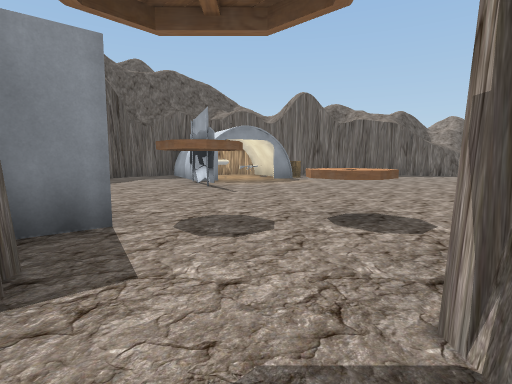
[1] (above)

16 first-person views from a walk through a 3-D level made in the Unity game engine. The camera is 1.2 m above the floor, tilts 6° down and sees 80° across. The floor is counted in squares, 2 m on a side. Each view is taken from the middle of a square. On the plan, view 1 faces up. The plan holds only what a view shows up to about 9 squares ahead; the rest is blank. The player is left out. Some animated figures are not drawn. Door leaves are left out, so doorways stand open. Some surface patterns are stand-ins.

[2]
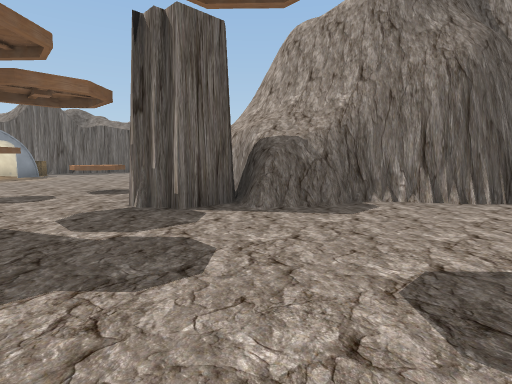

[3]
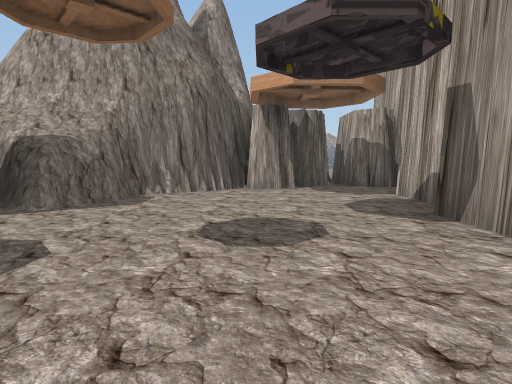

[4]
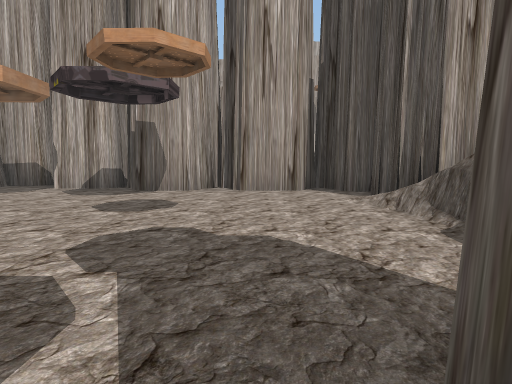

[5]
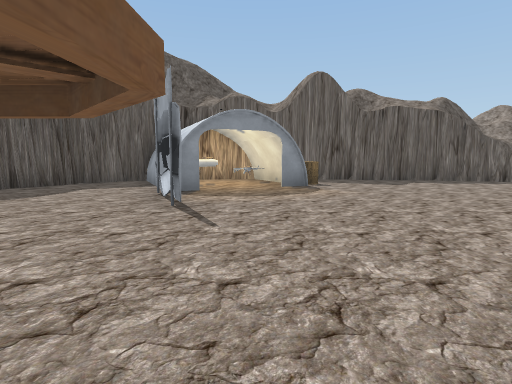

[6]
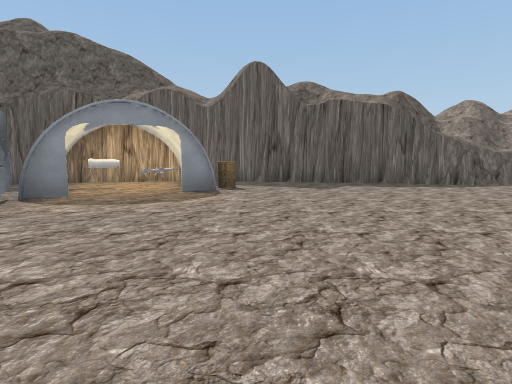

[7]
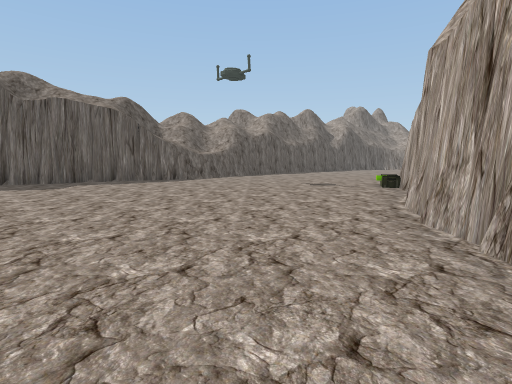

[8]
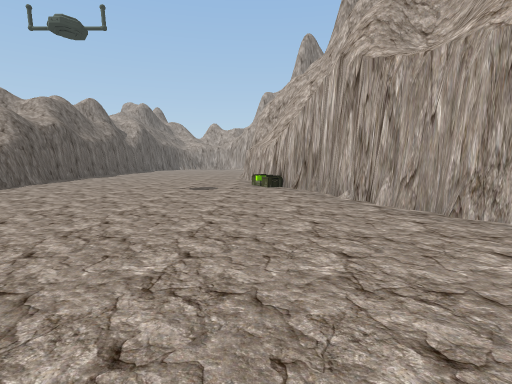

[9]
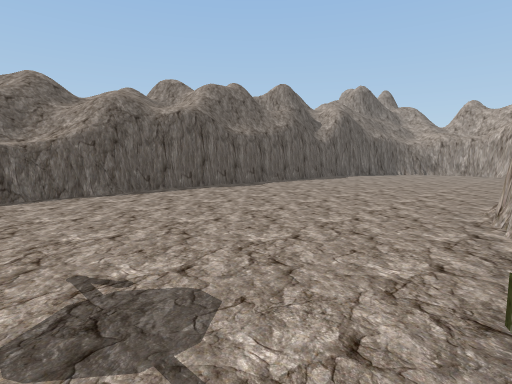

[10]
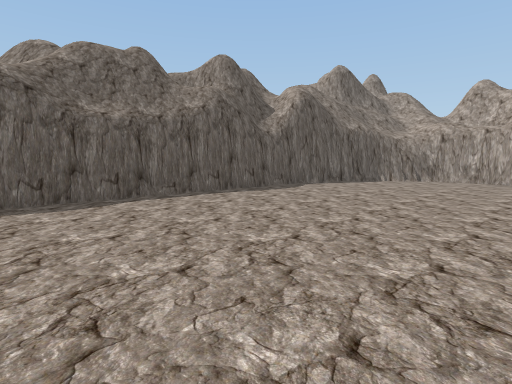

[11]
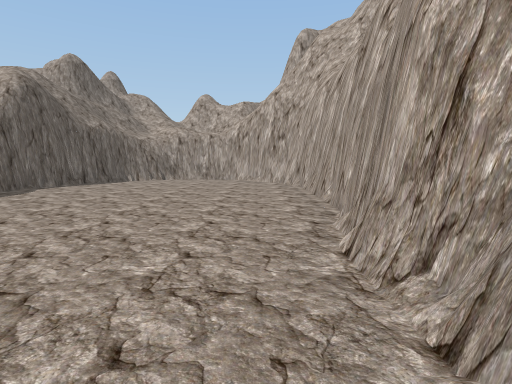

[12]
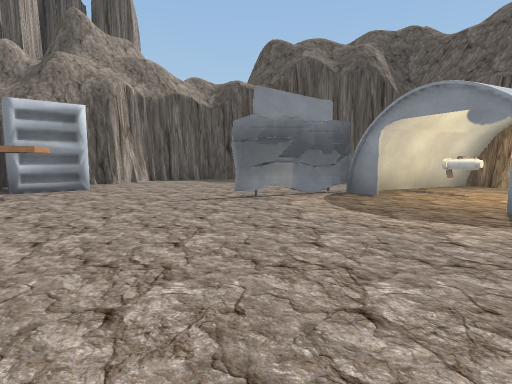

[13]
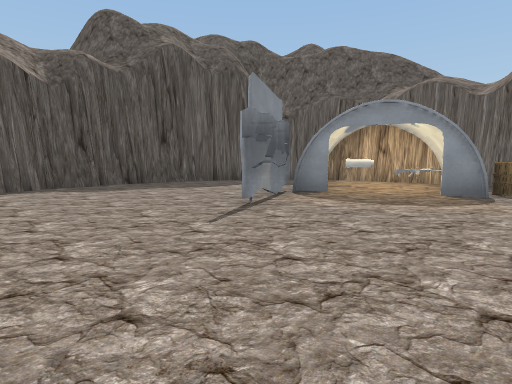

[14]
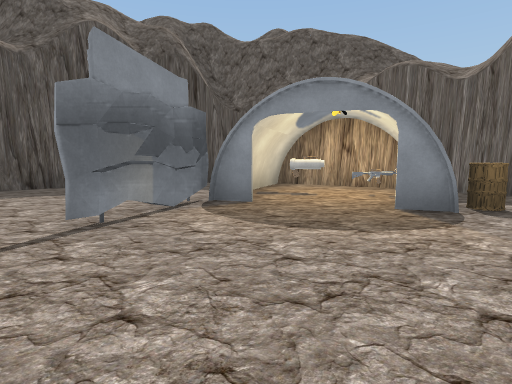

[15]
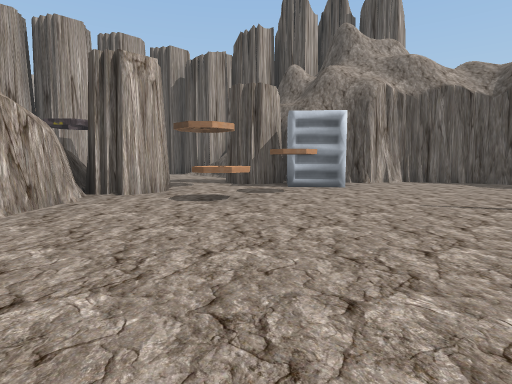

[16]
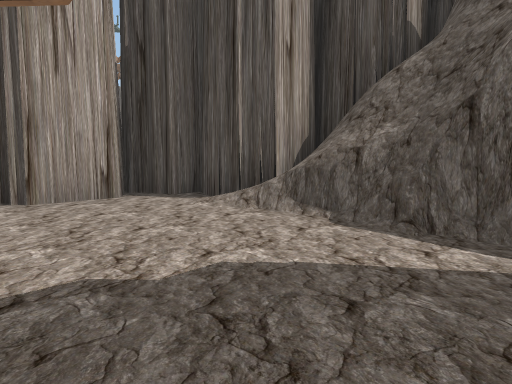

### Floor plan
Key: @ floor where view 1 was taken; # wall or solid block; . floor; = window, fence, low wall or low ledge; ^ raised ledge; S shed; G gun; B barrel; O other object.
Columns run from 6 left of view 1 to 22 right of it. Each row starts with its distance up from view 1.
 13     ########
 12  ##S# S....#################
 11  #.SSOGB...................##
 10 ##..SO.S....................#
  9 #...SS......................#
  8 #....#......................#
  7 #....#.....................##
  6 #................###########
  5 #.............####
  4 ##..........###
  3  #####.^..###
  2     #....##
  1    ##..###
  0    #..@.###
 -1   ##......#
 -2   #=......##
 -3   ##.......#
 -4    #.......##
 -5    ###.......
 -6     ######.##
 -7          ###

Where each view was taken, in squares from view 1:
view 1: 0 up, 0 right, facing up
view 2: 3 down, 1 left, facing up-right
view 3: 3 down, 2 left, facing right
view 4: 1 up, 1 left, facing down
view 5: 3 up, 0 right, facing up
view 6: 4 up, 2 right, facing up
view 7: 3 up, 2 right, facing up-right
view 8: 6 up, 2 right, facing right
view 9: 6 up, 8 right, facing up-right
view 10: 7 up, 12 right, facing up-right
view 11: 7 up, 12 right, facing right
view 12: 7 up, 4 right, facing left
view 13: 4 up, 2 right, facing up-left
view 14: 6 up, 2 right, facing up-left
view 15: 7 up, 4 right, facing down-left
view 16: 0 up, 0 right, facing down-left
